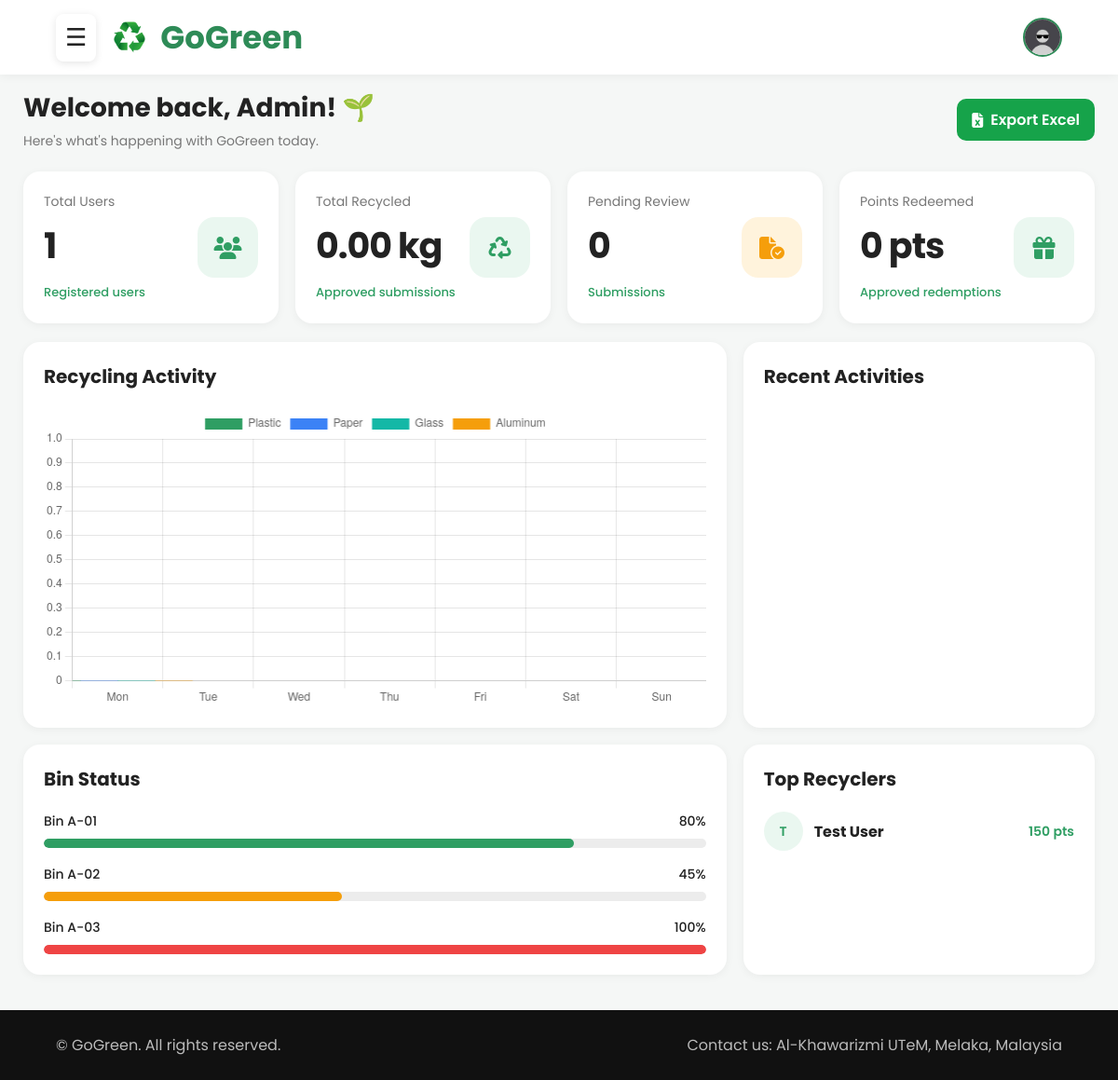
Before: /Admin/dashboard.php (signed in) with the older database file.
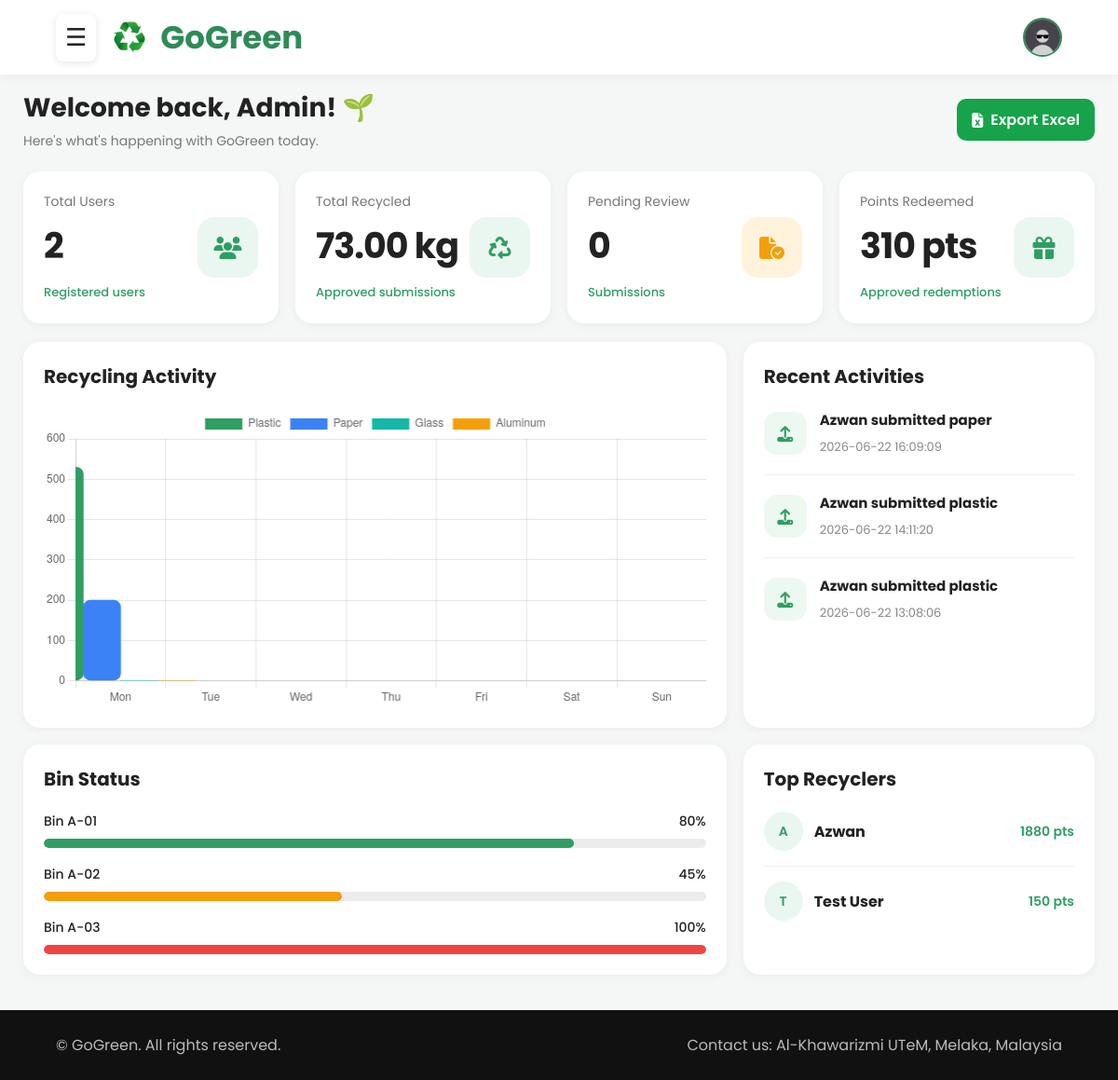
After: the same page with the newer database file.
### tables this page shows
CREATE TABLE `users` (
  `id` int(11) NOT NULL,
  `fullname` varchar(100) NOT NULL,
  `username` varchar(50) NOT NULL,
  `email` varchar(100) NOT NULL,
  `matric_id` varchar(20) DEFAULT NULL,
  `phone` varchar(20) DEFAULT NULL,
  `password` varchar(255) NOT NULL,
  `role` enum('admin','worker','user') DEFAULT 'user',
  `faculty` varchar(100) DEFAULT NULL,
  `profile_image` varchar(255) DEFAULT 'default.png',
  `points` int(11) DEFAULT 0,
  `address` text DEFAULT NULL,
  `email_verified` tinyint(1) DEFAULT 0,
  `otp_code` varchar(10) DEFAULT NULL,
  `otp_expiry` datetime DEFAULT NULL,
  `status` enum('active','inactive','banned') DEFAULT 'active',
  `created_at` timestamp NOT NULL DEFAULT current_timestamp()
);

CREATE TABLE `recycle_submissions` (
  `id` int(11) NOT NULL,
  `user_id` int(11) NOT NULL,
  `waste_type` varchar(100) NOT NULL,
  `weight` decimal(10,2) NOT NULL,
  `image` varchar(255) DEFAULT NULL,
  `location` text DEFAULT NULL,
  `pickup_date` date DEFAULT NULL,
  `pickup_time` time DEFAULT NULL,
  `points_earned` int(11) DEFAULT 0,
  `status` enum('pending','approved','rejected','picked_up') DEFAULT 'pending',
  `admin_remark` text DEFAULT NULL,
  `created_at` timestamp NOT NULL DEFAULT current_timestamp()
);

### Admin/dashboard.php (the view, shortened to what the changed rows need)
<?php
include "../config/database.php";
$totalUsersQuery = "
SELECT COUNT(*) AS total_users
FROM users
WHERE role='user'
";
$totalUsersResult =
mysqli_query($conn, $totalUsersQuery);
$totalUsers =
mysqli_fetch_assoc($totalUsersResult)['total_users'];
$totalRecycleQuery = "
SELECT SUM(weight) AS total_weight
FROM recycle_submissions
WHERE status='approved'
";
$totalRecycleResult =
mysqli_query($conn, $totalRecycleQuery);
$totalRecycle =
mysqli_fetch_assoc($totalRecycleResult)['total_weight'];
if(!$totalRecycle){
    $totalRecycle = 0;
}
$pendingQuery = "
SELECT COUNT(*) AS pending_total
FROM recycle_submissions
WHERE status='pending'
";
$pendingResult =
mysqli_query($conn, $pendingQuery);
$pendingTotal =
mysqli_fetch_assoc($pendingResult)['pending_total'];
$redeemedQuery = "
SELECT SUM(total_points) AS total_points
FROM reward_redeems
WHERE status='approved'
";
$redeemedResult =
mysqli_query($conn, $redeemedQuery);
$totalRedeemed =
mysqli_fetch_assoc($redeemedResult)['total_points'];
if(!$totalRedeemed){
    $totalRedeemed = 0;
}
$leaderboardQuery = "
SELECT fullname, points
FROM users
WHERE role='user'
ORDER BY points DESC
LIMIT 3
";
$leaderboardResult =
mysqli_query($conn, $leaderboardQuery);
$activityQuery = "
SELECT users.fullname,
recycle_submissions.waste_type,
recycle_submissions.created_at
FROM recycle_submissions
INNER JOIN users
ON recycle_submissions.user_id = users.id
ORDER BY recycle_submissions.created_at DESC
LIMIT 3
";
$activityResult =
mysqli_query($conn, $activityQuery);
$plastic = 0;
$paper = 0;
$glass = 0;
$aluminum = 0;
$sql = "
SELECT
waste_type,
SUM(points_earned) AS total_points
FROM recycle_submissions
WHERE status='approved'
GROUP BY waste_type
";
$result = mysqli_query($conn,$sql);
while($row=mysqli_fetch_assoc($result))
{
    switch(strtolower($row['waste_type']))
    {
        case 'plastic':
            $plastic = $row['total_points'];
            break;
        case 'paper':
            $paper = $row['total_points'];
            break;
    }
}
?>
<!DOCTYPE html>
<html lang="en">
<head>
    <link rel="stylesheet"
    href="https://cdnjs.cloudflare.com/ajax/libs/font-awesome/6.5.1/css/all.min.css"/>
    <link rel="stylesheet"
    href="assets/css/dashboard.css">
</head>
<body>
<div class="main">
    <div class="topbar">
        <div class="welcome">
            <h1>
                Welcome back, Admin! 🌱
            </h1>
        </div>
    </div>
    <div class="cards">
        <div class="card">
            <div class="card-info">
                <p>
                    Total Users
                </p>
                <h2>
                    <?php
                    echo number_format($totalUsers);
                    ?>
                </h2>
                <span>
                    Registered users
                </span>
            </div>
        </div>
        <div class="card">
            <div class="card-info">
                <p>
                    Total Recycled
                </p>
                <h2>
                    <?php
                    echo number_format($totalRecycle,2);
                    ?>
                    kg
                </h2>
                <span>
                    Approved submissions
                </span>
            </div>
        </div>
        <div class="card">
            <div class="card-info">
                <h2>
                    <?php
                    echo $pendingTotal;
                    ?>
                </h2>
            </div>
        </div>
        <div class="card">
            <div class="card-info">
                <p>
                    Points Redeemed
                </p>
                <h2>
                    <?php
                    echo number_format($totalRedeemed);
                    ?>
                    pts
                </h2>
                <span>
                    Approved redemptions
                </span>
            </div>
        </div>
    </div>
    <div class="grid">
        <div class="box">
            <div class="chart-container">
                <canvas id="recycleChart"></canvas>
            </div>
        </div>
        <div class="box">
            <?php
            while(
                $activity =
                mysqli_fetch_assoc($activityResult)
            ){
            ?>
            <div class="activity">
                <div class="activity-left">
                    <div class="activity-icon">
                        <i class="fa-solid fa-upload"></i>
                    </div>
                    <div>
                        <h4>
                            <?php
                            echo $activity['fullname'];
                            ?>
                            submitted
                            <?php
                            echo $activity['waste_type'];
                            ?>
                        </h4>
                        <span>
                            <?php
                            echo $activity['created_at'];
                            ?>
                        </span>
                    </div>
                </div>
            </div>
            <?php
            }
            ?>
        </div>
    </div>
    <div class="grid">
        <div class="box">
            <?php
            while(
                $leader =
                mysqli_fetch_assoc($leaderboardResult)
            ){
            ?>
            <div class="leader">
                <div class="leader-left">
                    <div class="avatar">
                        <?php
                        echo strtoupper(
                            substr(
                                $leader['fullname'],
                                0,
                                1
                            )
                        );
                        ?>
                    </div>
                    <div>
                        <h4>
                            <?php
                            echo $leader['fullname'];
                            ?>
                        </h4>
                    </div>
                </div>
                <div class="points">
                    <?php
                    echo $leader['points'];
                    ?>
                    pts
                </div>
            </div>
            <?php
            }
            ?>
        </div>
    </div>
</div>
<script>
    // SIDEBAR
    function toggleMenu(){
        document
        .getElementById("sidebar")
        .classList.toggle("active");
    }
    // PROFILE MENU
    function toggleProfileMenu(){
        document
        .getElementById("profileMenu")
        .classList.toggle("show");
    }
    document.addEventListener(
        "click",
        function(event){
            const container =
            document.querySelector(
                ".user-avatar-container"
            );
            const menu =
            document.getElementById(
                "profileMenu"
            );
            if(
                !container.contains(event.target)
            ){
                menu.classList.remove("show");
            }
        }
    );
    // CHART
    const ctx =
    document.getElementById('recycleChart');
    new Chart(ctx, {
        type: 'bar',
        data: {
            labels:['Mon','Tue','Wed','Thu','Fri','Sat','Sun'],
            datasets: [
{
    label:'Plastic',
    data:[<?= $plastic ?>],
    backgroundColor:'#2f9e63',
    borderRadius:8,
    borderSkipped:false,
    barThickness:40
},
{
    label:'Paper',
    data:[<?= $paper ?>],
    backgroundColor:'#3b82f6',
    borderRadius:8,
    borderSkipped:false,
    barThickness:40
},
{
    label:'Glass',
    data:[<?= $glass ?>],
    backgroundColor:'#14b8a6',
    borderRadius:8,
    borderSkipped:false,
    barThickness:40
},
{
    label:'Aluminum',
    data:[<?= $aluminum ?>],
    backgroundColor:'#f59e0b',
    borderRadius:8,
    borderSkipped:false,
    barThickness:40
}
]
        },
        options: {
            responsive:true,
            maintainAspectRatio:false
        }
    });
</script>
</body>
</html>

Changed rows visible on the page:
added recycle_submissions: user.fullname "Azwan", waste_type "paper", created_at "2026-06-22 16:09:09"
added recycle_submissions: user.fullname "Azwan", waste_type "plastic", created_at "2026-06-22 14:11:20"
added recycle_submissions: user.fullname "Azwan", waste_type "plastic", created_at "2026-06-22 13:08:06"
added users: fullname "A", fullname "Azwan", points "1880"
Other visible differences:
$totalUsers: "1" → "2"
$totalRecycle: "0.00" → "73.00"
$totalRedeemed: "0" → "310"
chart data {{ $plastic }}: 0 → 530
chart data {{ $paper }}: 0 → 200
